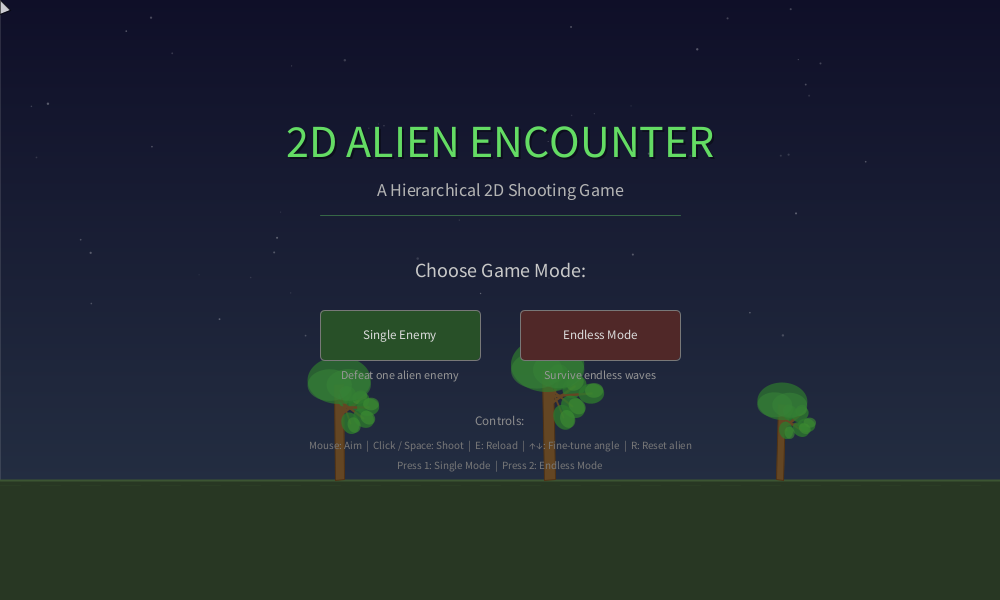
Frame 1 (no input)
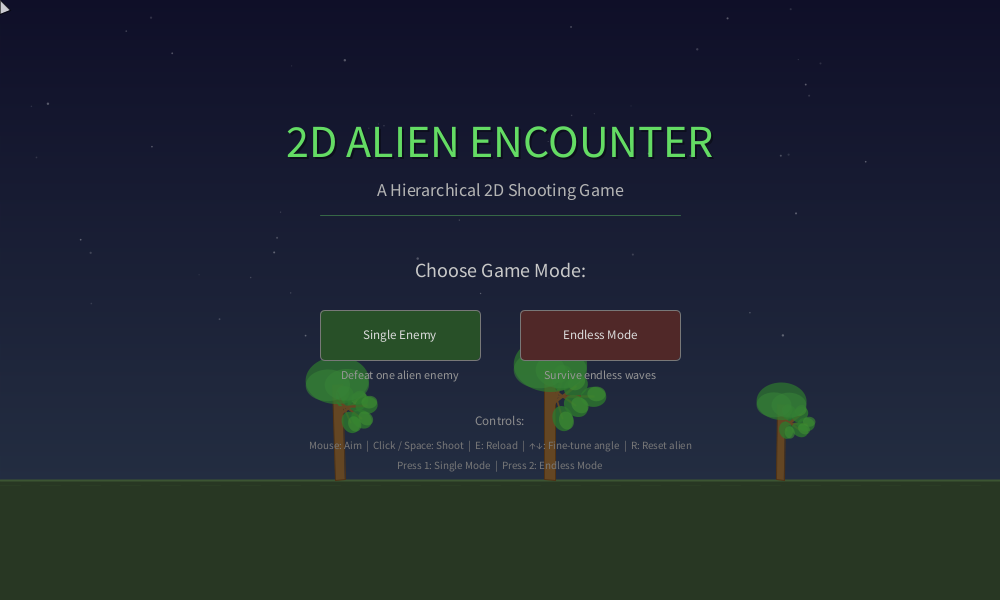
Frame 60 (the mouse pressed at the canvas centre just before this capture)
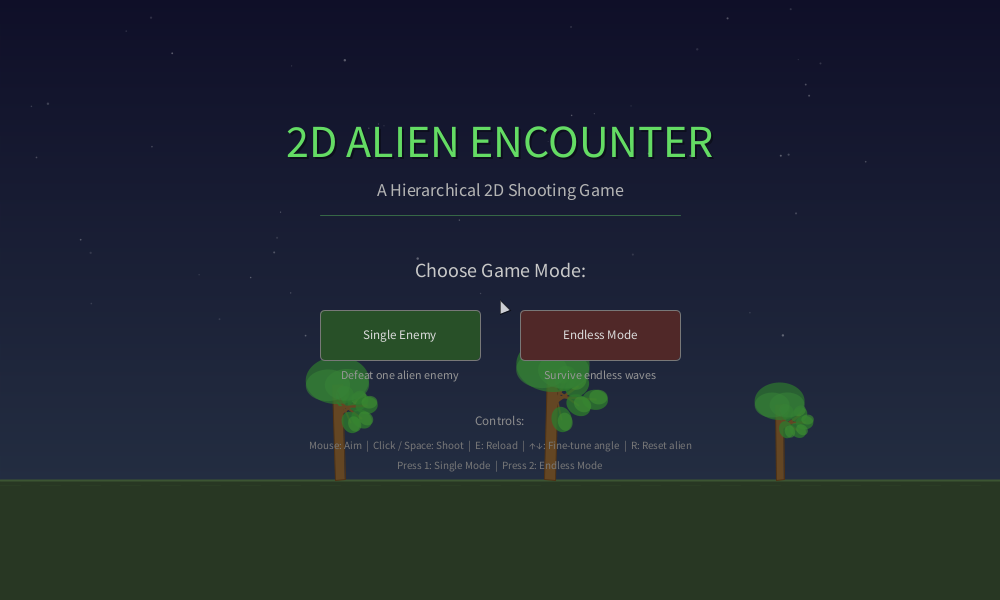
Frame 120 (the mouse held since frame 60 and released just before this capture)

The Processing sketch that drew these frames (run headless with seeded random() and noise(); from frame 60 on, the mouse is pressed at the canvas centre):

// Processing sketch: AlienEncounter
// ── AlienEncounter.pde
// ============================================================
// AlienEncounter.pde - MAIN SKETCH FILE
// 2D Alien Encounter - A Hierarchical 2D Shooting Game
//
// Project Requirements Met:
//   (a) ArrayList<Bullet> for dynamic projectile management
//   (b) Limb[] static array for fixed body parts, Tree[] for env
//   (c) Separate class files for each class
//   (d) 3-level hierarchy: Entity → GameCharacter → Human/Alien
//       Abstract classes: Entity, GameCharacter
//       Interface: Shootable
//   (e) pushMatrix()/popMatrix() stack for hierarchical transforms
//   (f) Custom movement methods: animate(), aimAt(), AI logic
//   (g) Mouse interaction: aiming, clicking to shoot
//   (h) Keyboard interaction: Space shoot, E reload, arrows, R reset
//   (i) Custom image filter with pixel-level manipulation
//   (j) 4 UI components:
//       - AmmoBar (custom #1)
//       - GunAngleSlider (custom #2)
//       - ResetButton (Processing sample #3)
//       - RolloverEffect (Processing sample #4)
//
// Hierarchy Structure:
//   Entity (abstract grandparent)
//     ├── GameCharacter (abstract parent, implements Shootable)
//     │     ├── Human (child - player)
//     │     └── Alien (child - enemy)
//     ├── Bullet (projectile)
//     └── Tree (environmental object)
//
// Shapes Used: Circle, Line, Rectangle, Triangle, Arc (5+)
//
// Game Modes:
//   1 - Single Enemy: Defeat one alien to win
//   2 - Endless Mode: Survive waves of aliens, track score
// ============================================================

GameManager gameManager;

void setup() {
  size(1000, 600);
  smooth();
  noCursor(); // We draw our own crosshair
  gameManager = new GameManager();
}

void draw() {
  gameManager.update();
  gameManager.display();
}

// ---- Mouse Event Handlers ----

void mousePressed() {
  gameManager.handleMousePressed();
}

void mouseReleased() {
  gameManager.handleMouseReleased();
}

void mouseDragged() {
  gameManager.handleMouseDragged();
}

// ---- Keyboard Event Handlers ----

void keyPressed() {
  gameManager.handleKeyPressed();
}

// ── Alien.pde
// ============================================================
// Alien.pde - CHILD CLASS (Level 3 of hierarchy)
// Extends GameCharacter → Entity (3-level inheritance)
// AI-controlled enemy that moves toward and shoots at the player
// ============================================================

class Alien extends GameCharacter {
  float targetX, targetY;     // Player position to aim at
  float stopX;                // X position where alien stops moving
  float bobOffset;            // Phase offset for idle bobbing
  float moveSpeed;            // Movement speed
  int shootTimer;             // Timer for AI shooting
  boolean isMoving;           // Whether alien is still walking
  float baseY;                // Ground Y (bob offset applied in display)

  // Constructor
  Alien(float spawnX, float groundY) {
    super(spawnX, groundY, 50, 20, color(50, 180, 50));
    this.facingRight = false;
    this.moveSpeed = 0.5 + random(1.0);
    this.bobOffset = random(TWO_PI);
    this.shootTimer = (int) random(90, 200);
    this.stopX = 350 + random(300);
    this.shootDelay = 20;
    this.bodyHeight = 65;
    this.headRadius = 14;
    this.gunLength = 16;
    this.baseY = groundY;
  }

  // Initialize the static Limb[] array for alien body parts
  void initLimbs() {
    limbs = new Limb[11];
    limbs[0]  = new Limb(bodyHeight, 0, 0, 0, color(50, 180, 50), 3, 0);
    limbs[1]  = new Limb(0, 0, 0, 0, color(180, 255, 180), 1, 1, headRadius*2, headRadius*2);
    limbs[2]  = new Limb(upperArmLen, 0, 0, 0, bodyColor, 2.5, 0);
    limbs[3]  = new Limb(lowerArmLen, 0, 0, 0, bodyColor, 2, 0);
    limbs[4]  = new Limb(gunLength, 0, 0, 0, color(120, 50, 50), 1, 2, 18, 6);
    limbs[5]  = new Limb(upperArmLen * 0.7, PI * 0.4, 0, 0, bodyColor, 2, 0);
    limbs[6]  = new Limb(lowerArmLen * 0.6, 0.2, 0, 0, bodyColor, 1.5, 0);
    limbs[7]  = new Limb(upperLegLen, PI/2 + 0.1, 0, 0, bodyColor, 3, 0);
    limbs[8]  = new Limb(lowerLegLen, -0.1, 0, 0, bodyColor, 2.5, 0);
    limbs[9]  = new Limb(upperLegLen, PI/2 - 0.1, 0, 0, bodyColor, 3, 0);
    limbs[10] = new Limb(lowerLegLen, 0.1, 0, 0, bodyColor, 2.5, 0);
  }

  // Set the target (player position) for aiming
  void setTarget(float tx, float ty) {
    this.targetX = tx;
    this.targetY = ty;
  }

  // Update alien AI: movement, aiming, shooting
  void update() {
    if (!alive) return;
    if (shootCooldown > 0) shootCooldown--;

    // Move toward stop position
    isMoving = x > stopX;
    if (isMoving) {
      x -= moveSpeed;
    }

    // Idle bob (applied via baseY to prevent drift)
    y = baseY + sin(frameCount * 0.03 + bobOffset) * 2;

    // Aim at player (from shoulder position)
    float shoulderY = y - bodyHeight;
    armAngle = atan2(targetY - shoulderY, targetX - x);
    // Add slight inaccuracy
    armAngle += sin(frameCount * 0.05 + bobOffset) * 0.08;

    // AI shooting logic
    shootTimer--;
    if (shootTimer <= 0 && !isMoving) {
      if (canShoot()) {
        shoot();
      }
      shootTimer = (int) random(80, 200);
    }

    // Auto-reload when out of ammo
    if (ammo <= 0) {
      reload();
    }

    updateBullets();
    animate();
  }

  // Walking and idle animation using limbs static array
  void animate() {
    if (limbs == null) return;

    if (isMoving) {
      // Walking cycle
      float walkCycle = sin(frameCount * 0.1 + bobOffset);
      limbs[7].angle = PI/2 + walkCycle * 0.3;
      limbs[8].angle = -walkCycle * 0.15;
      limbs[9].angle = PI/2 - walkCycle * 0.3;
      limbs[10].angle = walkCycle * 0.15;
      // Non-gun arm swing
      limbs[5].angle = PI * 0.4 + walkCycle * 0.2;
    } else {
      // Idle stance
      float sway = sin(frameCount * 0.04 + bobOffset) * 0.04;
      limbs[7].angle = PI/2 + 0.1 + sway;
      limbs[9].angle = PI/2 - 0.1 - sway;
      limbs[8].angle = -0.1;
      limbs[10].angle = 0.1;
      limbs[5].angle = PI * 0.4 + sin(frameCount * 0.03) * 0.05;
    }
  }

  // Interface method: fire a bullet toward the player
  void shoot() {
    if (canShoot()) {
      float totalLen = upperArmLen + lowerArmLen + gunLength + 3;
      float shoulderX = x;
      float shoulderY = y - bodyHeight;
      float tipX = shoulderX + cos(armAngle) * totalLen;
      float tipY = shoulderY + sin(armAngle) * totalLen;

      bullets.add(new Bullet(tipX, tipY, armAngle, false));
      ammo--;
      shootCooldown = shootDelay;
    }
  }

  // ---- HIERARCHICAL DISPLAY using pushMatrix/popMatrix ----
  void display() {
    if (!alive) return;

    pushMatrix();
    translate(x, y); // Position at HIP

    // === TORSO ===
    stroke(bodyColor);
    strokeWeight(limbs[0].thickness);
    line(0, 0, 0, -bodyHeight);

    // === HEAD with alien features ===
    pushMatrix();
      translate(0, -bodyHeight - headRadius);
      // Head shape
      fill(180, 255, 180);
      stroke(bodyColor);
      strokeWeight(1.5);
      ellipse(0, 0, headRadius * 2, headRadius * 2);           // Circle shape

      // Antenna stalks
      stroke(bodyColor);
      strokeWeight(2);
      line(-4, -headRadius, -10, -headRadius - 18);
      line(4, -headRadius, 10, -headRadius - 18);

      // Antenna tips (small circles)
      fill(255, 80, 80);
      noStroke();
      ellipse(-10, -headRadius - 18, 6, 6);
      ellipse(10, -headRadius - 18, 6, 6);

      // Alien ears/horns (TRIANGLE shapes)
      fill(50, 180, 50, 180);
      noStroke();
      triangle(-headRadius, -3, -headRadius - 8, -12, -headRadius - 2, -12);  // Triangle shape
      triangle(headRadius, -3, headRadius + 8, -12, headRadius + 2, -12);

      // Alien eyes (larger, oval)
      fill(20);
      noStroke();
      ellipse(-5, -2, 5, 7);
      ellipse(5, -2, 5, 7);

      // Eye glow
      fill(100, 255, 100, 100);
      ellipse(-5, -2, 3, 4);
      ellipse(5, -2, 3, 4);
    popMatrix();

    // === GUN ARM (hierarchical chain, aims at player) ===
    pushMatrix();
      translate(0, -bodyHeight);    // SHOULDER
      rotate(armAngle);             // Aim rotation

      stroke(bodyColor);
      strokeWeight(limbs[2].thickness);
      line(0, 0, upperArmLen, 0);   // Upper arm

      pushMatrix();
        translate(upperArmLen, 0);   // ELBOW

        strokeWeight(limbs[3].thickness);
        line(0, 0, lowerArmLen, 0); // Lower arm

        pushMatrix();
          translate(lowerArmLen, 0); // HAND

          // Alien gun
          fill(120, 50, 50);
          stroke(80, 30, 30);
          strokeWeight(1);
          rect(0, -3, gunLength, 6);                          // Rectangle shape

          // Gun glow tip
          if (shootCooldown > shootDelay - 3) {
            fill(255, 50, 50, 200);
            noStroke();
            ellipse(gunLength + 3, 0, 8, 8);
          }
        popMatrix();
      popMatrix();
    popMatrix();

    // === NON-GUN ARM ===
    pushMatrix();
      translate(0, -bodyHeight);
      rotate(limbs[5].angle);

      stroke(bodyColor);
      strokeWeight(limbs[5].thickness);
      line(0, 0, limbs[5].length, 0);

      pushMatrix();
        translate(limbs[5].length, 0);
        rotate(limbs[6].angle);
        strokeWeight(limbs[6].thickness);
        line(0, 0, limbs[6].length, 0);
      popMatrix();
    popMatrix();

    // === RIGHT LEG ===
    pushMatrix();
      translate(-7, 0);
      rotate(limbs[7].angle);

      stroke(bodyColor);
      strokeWeight(limbs[7].thickness);
      line(0, 0, limbs[7].length, 0);

      pushMatrix();
        translate(limbs[7].length, 0);
        rotate(limbs[8].angle);
        strokeWeight(limbs[8].thickness);
        line(0, 0, limbs[8].length, 0);
      popMatrix();
    popMatrix();

    // === LEFT LEG ===
    pushMatrix();
      translate(7, 0);
      rotate(limbs[9].angle);

      stroke(bodyColor);
      strokeWeight(limbs[9].thickness);
      line(0, 0, limbs[9].length, 0);

      pushMatrix();
        translate(limbs[9].length, 0);
        rotate(limbs[10].angle);
        strokeWeight(limbs[10].thickness);
        line(0, 0, limbs[10].length, 0);
      popMatrix();
    popMatrix();

    popMatrix(); // End CHARACTER transform

    // Health bar (red)
    drawHealthBar(50, 5, color(200, 50, 50));

    // Draw alien bullets
    drawBullets();
  }
}

// ── AmmoBar.pde
// ============================================================
// AmmoBar.pde - CUSTOM UI COMPONENT #1
// Displays ammo count as colored squares in a bar
// Built from scratch using basic shapes
// ============================================================

class AmmoBar {
  float x, y, w, h;

  // Constructor
  AmmoBar(float x, float y, float w, float h) {
    this.x = x;
    this.y = y;
    this.w = w;
    this.h = h;
  }

  // Draw the ammo bar
  void display(int currentAmmo, int maxAmmo, boolean isReloading) {
    pushMatrix();
    translate(x, y);

    // Label
    fill(200);
    textSize(11);
    textAlign(LEFT, BOTTOM);
    text("AMMO", 0, -4);

    // Background bar
    fill(30, 30, 40);
    stroke(80);
    strokeWeight(1);
    rect(0, 0, w, h, 3);

    // Individual ammo squares
    float padding = 3;
    float availableW = w - padding * 2;
    float squareGap = 1.5;
    float squareW = (availableW / maxAmmo) - squareGap;
    squareW = min(squareW, h - padding * 2);
    float squareH = h - padding * 2;

    for (int i = 0; i < maxAmmo; i++) {
      float sx = padding + i * (squareW + squareGap);
      float sy = padding;

      if (i < currentAmmo) {
        // Filled ammo: yellow gradient
        float t = map(i, 0, maxAmmo, 0.3, 1.0);
        fill(lerpColor(color(200, 160, 20), color(255, 230, 50), t));
      } else {
        // Empty slot: dark
        fill(40, 40, 50);
      }

      noStroke();
      rect(sx, sy, squareW, squareH, 1);
    }

    // Reload flash effect
    if (isReloading) {
      float flash = sin(frameCount * 0.3) * 0.5 + 0.5;
      fill(255, 200, 50, flash * 60);
      noStroke();
      rect(0, 0, w, h, 3);
    }

    // Border
    noFill();
    stroke(100);
    strokeWeight(1.5);
    rect(0, 0, w, h, 3);

    // Count text
    fill(isReloading ? color(255, 200, 50) : color(220));
    textSize(11);
    textAlign(LEFT, CENTER);
    String ammoText = isReloading ? "RELOADING" : currentAmmo + " / " + maxAmmo;
    text(ammoText, w + 8, h / 2);

    popMatrix();
  }
}

// ── Bullet.pde
// ============================================================
// Bullet.pde - PROJECTILE CLASS (extends Entity)
// Dynamic objects managed via ArrayList<Bullet>
// ============================================================

class Bullet extends Entity {
  float speed;           // Movement speed
  float angle;           // Direction of travel
  float size;            // Visual size
  boolean isPlayerBullet; // true = player's, false = enemy's
  float damage;          // Damage dealt on hit

  // Constructor
  Bullet(float x, float y, float angle, boolean isPlayerBullet) {
    super(x, y);
    this.angle = angle;
    this.isPlayerBullet = isPlayerBullet;
    this.speed = isPlayerBullet ? 12 : 6;
    this.size = isPlayerBullet ? 6 : 5;
    this.damage = isPlayerBullet ? 25 : 8;
  }

  // Move bullet and check bounds
  void update() {
    x += cos(angle) * speed;
    y += sin(angle) * speed;

    // Destroy if off-screen
    if (x < -50 || x > width + 50 || y < -50 || y > height + 50) {
      alive = false;
    }
  }

  // Draw bullet with trail effect
  void display() {
    pushMatrix();
    translate(x, y);
    rotate(angle);

    // Trail
    noFill();
    if (isPlayerBullet) {
      stroke(255, 200, 0, 80);
    } else {
      stroke(255, 50, 50, 80);
    }
    strokeWeight(2);
    line(0, 0, -size * 3, 0);

    // Bullet body (ellipse shape)
    noStroke();
    if (isPlayerBullet) {
      fill(255, 220, 50);
    } else {
      fill(255, 80, 80);
    }
    ellipse(0, 0, size, size * 0.6);

    // Bright center
    fill(255, 255, 255, 180);
    ellipse(0, 0, size * 0.4, size * 0.3);

    popMatrix();
  }
}

// ── Entity.pde
// ============================================================
// Entity.pde - ABSTRACT GRANDPARENT CLASS (Level 1 of hierarchy)
// Base class for all game entities (characters, bullets, trees)
// ============================================================

abstract class Entity {
  float x, y;       // Position
  boolean alive;     // Active state

  // Constructor
  Entity(float x, float y) {
    this.x = x;
    this.y = y;
    this.alive = true;
  }

  // Abstract methods - must be implemented by subclasses
  abstract void display();
  abstract void update();

  // Check if entity is alive
  boolean isAlive() {
    return alive;
  }

  // Set position
  void setPosition(float x, float y) {
    this.x = x;
    this.y = y;
  }

  // Calculate distance to another entity
  float distanceTo(Entity other) {
    return dist(x, y, other.x, other.y);
  }
}

// ── GameCharacter.pde
// ============================================================
// GameCharacter.pde - ABSTRACT PARENT CLASS (Level 2 of hierarchy)
// Extends Entity, implements Shootable interface
// Base for Human and Alien characters
// ============================================================

abstract class GameCharacter extends Entity implements Shootable {
  float health, maxHealth;
  int ammo, maxAmmo;
  float armAngle;              // Current arm/gun rotation
  Limb[] limbs;                // STATIC ARRAY for body parts
  ArrayList<Bullet> bullets;   // ARRAYLIST for dynamic projectiles
  color bodyColor;
  float speed;
  boolean facingRight;

  // Body measurements
  float bodyHeight = 70;
  float headRadius = 15;
  float upperArmLen = 30;
  float lowerArmLen = 25;
  float upperLegLen = 35;
  float lowerLegLen = 35;
  float gunLength = 20;

  // Shooting mechanics
  int shootCooldown = 0;
  int shootDelay = 15;

  // Constructor
  GameCharacter(float x, float y, float maxHealth, int maxAmmo, color bodyColor) {
    super(x, y);
    this.maxHealth = maxHealth;
    this.health = maxHealth;
    this.maxAmmo = maxAmmo;
    this.ammo = maxAmmo;
    this.armAngle = 0;
    this.bodyColor = bodyColor;
    this.speed = 2;
    this.facingRight = true;
    this.bullets = new ArrayList<Bullet>();
    initLimbs();
  }

  // Abstract methods for subclasses
  abstract void initLimbs();
  abstract void animate();

  // Take damage and check death
  void takeDamage(float dmg) {
    health -= dmg;
    if (health <= 0) {
      health = 0;
      alive = false;
    }
  }

  // Get health as percentage (0.0 to 1.0)
  float getHealthPercent() {
    return health / maxHealth;
  }

  // Interface method: can shoot if has ammo and cooldown is ready
  boolean canShoot() {
    return ammo > 0 && shootCooldown <= 0 && alive;
  }

  // Interface method: refill ammo
  void reload() {
    ammo = maxAmmo;
  }

  // Draw a health bar above the character
  void drawHealthBar(float barW, float barH, color barCol) {
    pushMatrix();
    translate(x - barW / 2, y - bodyHeight - headRadius * 2 - 25);

    // Background
    fill(50);
    noStroke();
    rect(0, 0, barW, barH);

    // Health fill
    fill(barCol);
    rect(0, 0, barW * getHealthPercent(), barH);

    // Border
    noFill();
    stroke(200);
    strokeWeight(1);
    rect(0, 0, barW, barH);

    popMatrix();
  }

  // Update all bullets owned by this character
  void updateBullets() {
    for (int i = bullets.size() - 1; i >= 0; i--) {
      Bullet b = bullets.get(i);
      b.update();
      if (!b.isAlive()) {
        bullets.remove(i);
      }
    }
  }

  // Draw all bullets owned by this character
  void drawBullets() {
    for (Bullet b : bullets) {
      b.display();
    }
  }
}

// ── GameManager.pde
// ============================================================
// GameManager.pde - GAME STATE MANAGER
// Controls game flow, modes, collision detection, spawning
// ============================================================

class GameManager {
  // Game states
  static final int STATE_MENU    = 0;
  static final int STATE_PLAYING = 1;
  static final int STATE_GAMEOVER = 2;
  static final int STATE_VICTORY = 3;

  // Game modes
  static final int MODE_SINGLE  = 0;
  static final int MODE_ENDLESS = 1;

  int gameState;
  int gameMode;

  // Game entities
  Human player;
  ArrayList<Alien> aliens;
  Tree[] trees;              // STATIC ARRAY for environment

  // UI components (4 total: 2 custom + 2 sample)
  AmmoBar ammoBar;           // Custom UI #1
  GunAngleSlider gunSlider;  // Custom UI #2
  ResetButton resetButton;   // Sample UI #3
  RolloverEffect rollover;   // Sample UI #4

  // Menu buttons
  ResetButton singleBtn;
  ResetButton endlessBtn;

  ImageFilter imgFilter;

  // Game variables
  int score;
  int spawnTimer;
  int groundY;
  int alienDifficulty;
  float starfieldOffset;

  // Constructor
  GameManager() {
    groundY = 480;
    gameState = STATE_MENU;
    gameMode = MODE_SINGLE;
    score = 0;
    starfieldOffset = 0;

    // Initialize background trees (static array)
    trees = new Tree[3];
    trees[0] = new Tree(550, groundY, 110);
    trees[1] = new Tree(780, groundY, 75);
    trees[2] = new Tree(340, groundY, 95);

    // Initialize UI components
    ammoBar     = new AmmoBar(20, 530, 220, 18);
    gunSlider   = new GunAngleSlider(20, 566, 180, 14);
    resetButton = new ResetButton(860, 545, 120, 32, "RESET GAME");
    rollover    = new RolloverEffect();
    imgFilter   = new ImageFilter();

    // Menu buttons
    singleBtn  = new ResetButton(320, 310, 160, 50, "Single Enemy",
                   color(40, 80, 40), color(60, 120, 60), color(220));
    endlessBtn = new ResetButton(520, 310, 160, 50, "Endless Mode",
                   color(80, 40, 40), color(120, 60, 60), color(220));
  }

  // Start a new game with the chosen mode
  void startGame(int mode) {
    gameMode = mode;
    gameState = STATE_PLAYING;
    score = 0;
    alienDifficulty = 0;

    // Create player at left side of screen
    player = new Human(150, groundY);
    aliens = new ArrayList<Alien>();

    // Spawn initial alien(s)
    if (mode == MODE_SINGLE) {
      Alien a = new Alien(800, groundY);
      a.health = 100;     // Tougher in single mode
      a.maxHealth = 100;
      aliens.add(a);
      spawnTimer = -1;     // No respawning
    } else {
      spawnAlien();
      spawnTimer = 200;
    }

    imgFilter.setGrayscale(false);
    imgFilter.redIntensity = 0;
    imgFilter.greenIntensity = 0;
  }

  // Spawn a new alien at the right edge
  void spawnAlien() {
    float spawnX = width + 30 + random(60);
    Alien a = new Alien(spawnX, groundY);

    // Scale difficulty in endless mode
    a.health = 30 + alienDifficulty * 3;
    a.maxHealth = a.health;
    a.moveSpeed = 0.6 + random(0.8) + alienDifficulty * 0.05;

    aliens.add(a);
  }

  // ---- MAIN UPDATE ----
  void update() {
    if (gameState != STATE_PLAYING) return;

    // Aim gun at mouse (unless slider is being dragged)
    if (!gunSlider.dragging) {
      player.aimAt(mouseX, mouseY);
    }

    player.update();

    // Update and process aliens
    for (int i = aliens.size() - 1; i >= 0; i--) {
      Alien a = aliens.get(i);
      a.setTarget(player.x, player.y - player.bodyHeight / 2);
      a.update();

      // --- Player bullets hitting this alien ---
      for (int j = player.bullets.size() - 1; j >= 0; j--) {
        Bullet b = player.bullets.get(j);
        float hitDist = dist(b.x, b.y, a.x, a.y - a.bodyHeight / 2);
        if (hitDist < 40) {
          a.takeDamage(b.damage);
          b.alive = false;
          player.bullets.remove(j);

          if (!a.isAlive()) {
            score += 100;
            alienDifficulty++;
            aliens.remove(i);
            break;
          }
        }
      }

      // --- Alien bullets hitting the player ---
      if (i < aliens.size() && aliens.get(i).isAlive()) {
        Alien al = aliens.get(i);
        for (int j = al.bullets.size() - 1; j >= 0; j--) {
          Bullet b = al.bullets.get(j);
          float hitDist = dist(b.x, b.y, player.x, player.y - player.bodyHeight / 2);
          if (hitDist < 35) {
            player.takeDamage(b.damage);
            b.alive = false;
            al.bullets.remove(j);
            imgFilter.triggerDamageFlash();

            if (!player.isAlive()) {
              gameState = STATE_GAMEOVER;
              imgFilter.setGrayscale(true);
            }
          }
        }
      }
    }

    // Remove dead aliens that may have been missed
    for (int i = aliens.size() - 1; i >= 0; i--) {
      if (!aliens.get(i).isAlive()) {
        aliens.remove(i);
      }
    }

    // Victory check (single mode)
    if (gameMode == MODE_SINGLE && aliens.isEmpty() && gameState == STATE_PLAYING) {
      gameState = STATE_VICTORY;
    }

    // Endless mode spawning
    if (gameMode == MODE_ENDLESS && gameState == STATE_PLAYING) {
      spawnTimer--;
      if (spawnTimer <= 0) {
        spawnAlien();
        // Spawn faster as difficulty increases
        spawnTimer = max(70, 200 - alienDifficulty * 8);
      }

      // Auto-reload in endless mode
      if (player.ammo <= 0 && !player.isReloading) {
        player.startReload();
      }
    }

    // Update environment
    for (int i = 0; i < trees.length; i++) {
      trees[i].update();
    }

    imgFilter.update();
  }

  // ---- MAIN DISPLAY ----
  void display() {
    // Sky gradient background
    drawBackground();

    if (gameState == STATE_MENU) {
      drawMenuTrees();
      displayMenu();
    } else {
      displayGame();

      if (gameState == STATE_GAMEOVER) {
        displayGameOver();
      } else if (gameState == STATE_VICTORY) {
        displayVictory();
      }
    }

    // Always draw a simple cursor so user can see pointer
    drawCursor();

    // Apply pixel-level image filter (damage flash / grayscale)
    imgFilter.apply();
  }

  // Draw gradient sky and ground
  void drawBackground() {
    // Sky gradient
    for (int i = 0; i < groundY; i++) {
      float t = map(i, 0, groundY, 0, 1);
      color c = lerpColor(color(15, 15, 40), color(35, 45, 65), t);
      stroke(c);
      line(0, i, width, i);
    }

    // Stars (subtle)
    noStroke();
    fill(255, 255, 255, 60);
    randomSeed(42); // Consistent star pattern
    for (int i = 0; i < 50; i++) {
      float sx = random(width);
      float sy = random(groundY * 0.7);
      float sz = random(1, 2.5);
      float twinkle = sin(frameCount * 0.02 + i) * 0.5 + 0.5;
      fill(255, 255, 255, 30 + twinkle * 50);
      ellipse(sx, sy, sz, sz);
    }
    randomSeed(millis()); // Restore random

    // Ground
    fill(40, 55, 35);
    noStroke();
    rect(0, groundY, width, height - groundY);

    // Ground line
    stroke(60, 85, 50);
    strokeWeight(2);
    line(0, groundY, width, groundY);

    // Ground texture lines
    stroke(50, 70, 40, 80);
    strokeWeight(1);
    for (int i = 0; i < width; i += 40) {
      line(i, groundY + 5, i + 20, groundY + 5);
    }
  }

  // Draw trees on menu screen
  void drawMenuTrees() {
    for (int i = 0; i < trees.length; i++) {
      trees[i].update();
      trees[i].display();
    }
  }

  // Display menu screen
  void displayMenu() {
    // Title shadow
    fill(0, 0, 0, 100);
    textSize(46);
    textAlign(CENTER, CENTER);
    text("2D ALIEN ENCOUNTER", width / 2 + 2, 142);

    // Title
    fill(100, 220, 100);
    text("2D ALIEN ENCOUNTER", width / 2, 140);

    // Subtitle
    fill(180);
    textSize(18);
    text("A Hierarchical 2D Shooting Game", width / 2, 190);

    // Decorative line
    stroke(100, 220, 100, 100);
    strokeWeight(1);
    line(width / 2 - 180, 215, width / 2 + 180, 215);

    // Mode selection label
    fill(200);
    textSize(20);
    text("Choose Game Mode:", width / 2, 270);

    // Mode buttons
    singleBtn.display();
    endlessBtn.display();

    // Mode descriptions
    fill(150);
    textSize(12);
    text("Defeat one alien enemy", 400, 375);
    text("Survive endless waves", 600, 375);

    // Controls info
    fill(140);
    textSize(13);
    text("Controls:", width / 2, 420);
    textSize(11);
    fill(120);
    text("Mouse: Aim  |  Click / Space: Shoot  |  E: Reload  |  ↑↓: Fine-tune angle  |  R: Reset alien", width / 2, 445);
    text("Press 1: Single Mode  |  Press 2: Endless Mode", width/2, 465);
  }

  // Display the active game
  void displayGame() {
    // Background trees
    for (int i = 0; i < trees.length; i++) {
      trees[i].display();
    }

    // Draw player
    player.display();

    // Draw aliens and check rollover
    rollover.reset();
    for (Alien a : aliens) {
      if (a.isAlive()) {
        a.display();
        // Check rollover for each alive alien
        rollover.checkRollover(a.x, a.y - a.bodyHeight / 2, 45);
      }
    }

    // Draw rollover highlight
    rollover.display();

    // Draw aiming crosshair
    if (gameState == STATE_PLAYING) {
      drawCrosshair();
    }

    // Draw UI panel
    drawUI();
  }

  // Draw crosshair at mouse position (during gameplay)
  void drawCrosshair() {
    noFill();
    stroke(255, 255, 0, 150);
    strokeWeight(1);
    float cSize = 12;
    // Cross lines
    line(mouseX - cSize, mouseY, mouseX + cSize, mouseY);
    line(mouseX, mouseY - cSize, mouseX, mouseY + cSize);
    // Outer ring
    ellipse(mouseX, mouseY, cSize * 2.5, cSize * 2.5);
  }

  // Draw a simple cursor arrow (menu / game-over screens)
  void drawCursor() {
    if (gameState == STATE_MENU || gameState == STATE_GAMEOVER || gameState == STATE_VICTORY) {
      fill(255, 255, 255, 200);
      noStroke();
      triangle(mouseX, mouseY, mouseX, mouseY + 14, mouseX + 10, mouseY + 10);
      stroke(0, 0, 0, 150);
      strokeWeight(1);
      noFill();
      triangle(mouseX, mouseY, mouseX, mouseY + 14, mouseX + 10, mouseY + 10);
    }
  }

  // Draw the UI panel at the bottom
  void drawUI() {
    // UI panel background
    fill(15, 15, 25, 220);
    noStroke();
    rect(0, 515, width, 85);

    // Separator line
    stroke(60, 60, 80);
    strokeWeight(1);
    line(0, 515, width, 515);

    // Ammo bar (Custom UI #1)
    ammoBar.display(player.ammo, player.maxAmmo, player.isReloading);

    // Gun angle slider (Custom UI #2)
    gunSlider.display(player.gunAngle);

    // Handle slider dragging
    if (gunSlider.dragging) {
      player.gunAngle = gunSlider.handleDrag();
    }

    // Reset button (Sample UI #3)
    resetButton.display();

    // Score display
    fill(255);
    textSize(16);
    textAlign(LEFT, TOP);
    text("SCORE: " + score, 20, 15);

    // Mode indicator
    String modeText = (gameMode == MODE_SINGLE) ? "SINGLE ENEMY" : "ENDLESS MODE";
    color modeColor = (gameMode == MODE_SINGLE) ? color(100, 200, 255) : color(255, 150, 100);
    fill(modeColor);
    textSize(14);
    textAlign(CENTER, TOP);
    text(modeText, width / 2, 15);

    // Health display
    fill(player.getHealthPercent() > 0.3 ? color(100, 255, 100) : color(255, 80, 80));
    textSize(14);
    textAlign(RIGHT, TOP);
    text("HP: " + (int)player.health + "/" + (int)player.maxHealth, width - 20, 15);

    // Aliens alive count (endless mode)
    if (gameMode == MODE_ENDLESS) {
      fill(200);
      textSize(12);
      textAlign(RIGHT, TOP);
      text("Aliens: " + aliens.size(), width - 20, 35);
    }

    // Controls reminder
    fill(80);
    textSize(9);
    textAlign(CENTER, BOTTOM);
    text("[Space/Click] Shoot   [E] Reload   [↑↓] Adjust   [R] Reset alien   [1/2] Mode", width / 2, height - 3);
  }

  // Game over overlay
  void displayGameOver() {
    // Dark overlay
    fill(0, 0, 0, 160);
    noStroke();
    rect(0, 0, width, height);

    // Game over text
    fill(255, 60, 60);
    textSize(52);
    textAlign(CENTER, CENTER);
    text("GAME OVER", width / 2, height / 2 - 50);

    // Score
    fill(255);
    textSize(26);
    text("Final Score: " + score, width / 2, height / 2 + 10);

    // Instructions
    fill(180);
    textSize(15);
    text("Click RESET or press R to return to menu", width / 2, height / 2 + 55);
  }

  // Victory overlay
  void displayVictory() {
    // Light overlay
    fill(0, 0, 0, 100);
    noStroke();
    rect(0, 0, width, height);

    // Victory text
    fill(80, 255, 80);
    textSize(52);
    textAlign(CENTER, CENTER);
    text("VICTORY!", width / 2, height / 2 - 50);

    // Message
    fill(255);
    textSize(22);
    text("You defeated the alien!", width / 2, height / 2 + 10);

    // Instructions
    fill(180);
    textSize(15);
    text("Click RESET or press R to return to menu", width / 2, height / 2 + 55);
  }

  // ---- INPUT HANDLERS ----

  void handleMousePressed() {
    if (gameState == STATE_MENU) {
      singleBtn.press();
      endlessBtn.press();
    } else if (gameState == STATE_PLAYING) {
      // Check UI interactions first
      if (resetButton.isMouseOver()) {
        resetButton.press();
      } else if (gunSlider.isMouseOver()) {
        gunSlider.press();
      } else {
        // Shoot if clicking in game area
        player.shoot();
      }
    } else {
      // Game over or victory
      resetButton.press();
    }
  }

  void handleMouseReleased() {
    // Menu buttons
    if (gameState == STATE_MENU) {
      if (singleBtn.release()) {
        startGame(MODE_SINGLE);
        return;
      }
      if (endlessBtn.release()) {
        startGame(MODE_ENDLESS);
        return;
      }
    }

    // Reset button (available in all states except menu)
    if (gameState != STATE_MENU) {
      if (resetButton.release()) {
        resetToMenu();
        return;
      }
    }

    // Release slider drag
    gunSlider.release();
  }

  void handleMouseDragged() {
    if (gameState == STATE_PLAYING && gunSlider.dragging) {
      player.gunAngle = gunSlider.handleDrag();
    }
  }

  void handleKeyPressed() {
    // Mode selection from any state
    if (key == '1') { startGame(MODE_SINGLE); return; }
    if (key == '2') { startGame(MODE_ENDLESS); return; }

    if (gameState == STATE_PLAYING) {
      // Shoot
      if (key == ' ') {
        player.shoot();
      }

      // Reload
      if (key == 'e' || key == 'E') {
        player.startReload();
      }

      // Fine-tune gun angle with arrow keys
      if (keyCode == UP) {
        player.gunAngle = constrain(player.gunAngle - 0.05, -PI/2, PI/3);
      }
      if (keyCode == DOWN) {
        player.gunAngle = constrain(player.gunAngle + 0.05, -PI/2, PI/3);
      }

      // Reset alien positions
      if (key == 'r' || key == 'R') {
        for (Alien a : aliens) {
          a.x = 700 + random(200);
          a.y = groundY;
          a.health = a.maxHealth;
          a.alive = true;
        }
      }
    }

    // Reset from game over / victory
    if (gameState == STATE_GAMEOVER || gameState == STATE_VICTORY) {
      if (key == 'r' || key == 'R') {
        resetToMenu();
      }
    }
  }

  // Return to main menu
  void resetToMenu() {
    gameState = STATE_MENU;
    imgFilter.setGrayscale(false);
    imgFilter.redIntensity = 0;
    imgFilter.greenIntensity = 0;
    score = 0;
  }
}

// ── GunAngleSlider.pde
// ============================================================
// GunAngleSlider.pde - CUSTOM UI COMPONENT #2
// A slider that controls and displays gun aim angle
// Built from scratch with custom arc indicator
// ============================================================

class GunAngleSlider {
  float x, y, w, h;
  float minAngle, maxAngle;
  float currentAngle;
  boolean dragging;

  // Constructor
  GunAngleSlider(float x, float y, float w, float h) {
    this.x = x;
    this.y = y;
    this.w = w;
    this.h = h;
    this.minAngle = -PI / 2;
    this.maxAngle = PI / 3;
    this.currentAngle = 0;
    this.dragging = false;
  }

  // Draw the slider UI
  void display(float angle) {
    this.currentAngle = angle;

    pushMatrix();
    translate(x, y);

    // Label
    fill(200);
    textSize(11);
    textAlign(LEFT, BOTTOM);
    text("GUN ANGLE", 0, -4);

    // Track background
    fill(30, 30, 40);
    stroke(80);
    strokeWeight(1);
    rect(0, 0, w, h, 8);

    // Calculate handle position
    float normalized = map(currentAngle, minAngle, maxAngle, 0, 1);
    normalized = constrain(normalized, 0, 1);

    // Gradient fill bar
    for (int i = 0; i < (int)(w * normalized) - 1; i++) {
      float t = map(i, 0, w, 0, 1);
      color c = lerpColor(color(50, 140, 255), color(255, 120, 50), t);
      stroke(c);
      strokeWeight(1);
      line(i + 1, 2, i + 1, h - 2);
    }

    // Handle (circle on track)
    float handleX = normalized * (w - 4) + 2;
    // Handle glow
    if (dragging) {
      fill(255, 180, 80, 60);
      noStroke();
      ellipse(handleX, h / 2, h + 14, h + 14);
    }
    // Handle body
    fill(dragging ? color(255, 200, 100) : color(220));
    stroke(dragging ? color(255, 180, 50) : color(160));
    strokeWeight(1.5);
    ellipse(handleX, h / 2, h + 4, h + 4);

    // Small tick marks on track
    for (int i = 0; i <= 4; i++) {
      float tx = map(i, 0, 4, 4, w - 4);
      stroke(80);
      strokeWeight(1);
      line(tx, h - 1, tx, h + 2);
    }

    // --- Arc angle indicator ---
    pushMatrix();
      translate(w + 35, h / 2);
      float arcR = 18;

      // Background arc (full range)
      noFill();
      stroke(60);
      strokeWeight(1.5);
      arc(0, 0, arcR * 2, arcR * 2, minAngle, maxAngle);       // Arc shape (Shape 5)

      // Active arc (current angle)
      stroke(100, 200, 255);
      strokeWeight(2);
      if (currentAngle >= 0) {
        arc(0, 0, arcR * 2, arcR * 2, 0, currentAngle);
      } else {
        arc(0, 0, arcR * 2, arcR * 2, currentAngle, 0);
      }

      // Direction line
      stroke(255, 180, 50);
      strokeWeight(2);
      line(0, 0, cos(currentAngle) * arcR, sin(currentAngle) * arcR);

      // Endpoint dot
      fill(255, 180, 50);
      noStroke();
      ellipse(cos(currentAngle) * arcR, sin(currentAngle) * arcR, 5, 5);
    popMatrix();

    // Angle text
    fill(180);
    textSize(10);
    textAlign(LEFT, CENTER);
    text(nf(degrees(currentAngle), 0, 1) + "°", w + 58, h / 2);

    popMatrix();
  }

  // Check if mouse is hovering over the slider
  boolean isMouseOver() {
    return mouseX >= x && mouseX <= x + w &&
           mouseY >= y - 3 && mouseY <= y + h + 3;
  }

  // Handle drag input and return new angle
  float handleDrag() {
    if (dragging) {
      float normalized = constrain((mouseX - x) / w, 0, 1);
      return map(normalized, 0, 1, minAngle, maxAngle);
    }
    return currentAngle;
  }

  // Start dragging
  void press() {
    if (isMouseOver()) {
      dragging = true;
    }
  }

  // Stop dragging
  void release() {
    dragging = false;
  }
}

// ── Human.pde
// ============================================================
// Human.pde - CHILD CLASS (Level 3 of hierarchy)
// Extends GameCharacter → Entity (3-level inheritance)
// Player-controlled human character with gun aiming
// ============================================================

class Human extends GameCharacter {
  // Limb indices in the static array:
  // 0: body(torso), 1: head, 2: R upper arm, 3: R lower arm
  // 4: gun, 5: L upper arm, 6: L lower arm
  // 7: R upper leg, 8: R lower leg, 9: L upper leg, 10: L lower leg

  float gunAngle;        // Aim angle controlled by mouse/slider
  int reloadTimer;       // Timer for reload delay
  boolean isReloading;

  // Constructor - position is the HIP location
  Human(float x, float y) {
    super(x, y, 100, 30, color(70, 130, 180));
    this.gunAngle = 0;
    this.facingRight = true;
    this.shootDelay = 10;
    this.reloadTimer = 0;
    this.isReloading = false;
  }

  // Initialize the static Limb[] array with 11 body parts
  void initLimbs() {
    limbs = new Limb[11];
    limbs[0]  = new Limb(bodyHeight, 0, 0, 0, color(70, 130, 180), 3, 0);                    // torso
    limbs[1]  = new Limb(0, 0, 0, 0, color(200, 200, 210), 1, 1, headRadius*2, headRadius*2); // head
    limbs[2]  = new Limb(upperArmLen, 0, 0, 0, bodyColor, 3, 0);                              // R upper arm
    limbs[3]  = new Limb(lowerArmLen, 0, 0, 0, bodyColor, 2.5, 0);                            // R lower arm
    limbs[4]  = new Limb(gunLength, 0, 0, 0, color(80), 1, 2, 22, 8);                         // gun
    limbs[5]  = new Limb(upperArmLen * 0.8, PI * 0.6, 0, 0, bodyColor, 2, 0);                 // L upper arm
    limbs[6]  = new Limb(lowerArmLen * 0.7, 0.3, 0, 0, bodyColor, 2, 0);                      // L lower arm
    limbs[7]  = new Limb(upperLegLen, PI/2 + 0.15, 0, 0, bodyColor, 3, 0);                    // R upper leg
    limbs[8]  = new Limb(lowerLegLen, -0.15, 0, 0, bodyColor, 2.5, 0);                        // R lower leg
    limbs[9]  = new Limb(upperLegLen, PI/2 - 0.15, 0, 0, bodyColor, 3, 0);                    // L upper leg
    limbs[10] = new Limb(lowerLegLen, 0.15, 0, 0, bodyColor, 2.5, 0);                         // L lower leg
  }

  // Update player state
  void update() {
    if (!alive) return;

    if (shootCooldown > 0) shootCooldown--;

    // Handle reload timer
    if (isReloading) {
      reloadTimer--;
      if (reloadTimer <= 0) {
        ammo = maxAmmo;
        isReloading = false;
      }
    }

    updateBullets();
    animate();
  }

  // Idle animation: subtle leg sway
  void animate() {
    if (limbs == null) return;
    float sway = sin(frameCount * 0.05) * 0.05;
    limbs[7].angle = PI/2 + 0.15 + sway;
    limbs[9].angle = PI/2 - 0.15 - sway;

    // Subtle left arm sway
    limbs[5].angle = PI * 0.6 + sin(frameCount * 0.03) * 0.03;
  }

  // Aim gun toward a target point (mouse position)
  void aimAt(float targetX, float targetY) {
    float shoulderX = x;
    float shoulderY = y - bodyHeight;
    gunAngle = atan2(targetY - shoulderY, targetX - shoulderX);
    gunAngle = constrain(gunAngle, -PI/2, PI/3);
  }

  // Interface method: fire a bullet from the gun tip
  void shoot() {
    if (canShoot() && !isReloading) {
      float totalLen = upperArmLen + lowerArmLen + gunLength + 5;
      float shoulderX = x;
      float shoulderY = y - bodyHeight;
      float tipX = shoulderX + cos(gunAngle) * totalLen;
      float tipY = shoulderY + sin(gunAngle) * totalLen;

      bullets.add(new Bullet(tipX, tipY, gunAngle, true));
      ammo--;
      shootCooldown = shootDelay;
    }
  }

  // Start reload process
  void startReload() {
    if (!isReloading && ammo < maxAmmo) {
      isReloading = true;
      reloadTimer = 45; // ~0.75 seconds at 60fps
    }
  }

  // ---- HIERARCHICAL DISPLAY using pushMatrix/popMatrix ----
  void display() {
    if (!alive) return;

    pushMatrix();
    translate(x, y); // Position at HIP

    // === TORSO (body line from hip UP to shoulder) ===
    stroke(bodyColor);
    strokeWeight(limbs[0].thickness);
    line(0, 0, 0, -bodyHeight);

    // === HEAD (circle at top) ===
    pushMatrix();
      translate(0, -bodyHeight - headRadius);
      fill(200, 200, 210);
      stroke(bodyColor);
      strokeWeight(1.5);
      ellipse(0, 0, headRadius * 2, headRadius * 2);        // Shape 1: Circle
      // Eyes
      fill(40);
      noStroke();
      ellipse(-4, -2, 3, 3);
      ellipse(4, -2, 3, 3);
      // Mouth
      stroke(80);
      strokeWeight(1);
      line(-3, 4, 3, 4);                                     // Shape 2: Line
    popMatrix();

    // === RIGHT ARM - GUN ARM (hierarchical chain) ===
    pushMatrix();
      translate(0, -bodyHeight);          // Move to SHOULDER
      rotate(gunAngle);                   // Rotate entire arm chain

      // Upper arm
      stroke(bodyColor);
      strokeWeight(limbs[2].thickness);
      line(0, 0, upperArmLen, 0);                            // Shape 2: Line

      pushMatrix();
        translate(upperArmLen, 0);        // Move to ELBOW

        // Lower arm (forearm)
        strokeWeight(limbs[3].thickness);
        line(0, 0, lowerArmLen, 0);

        pushMatrix();
          translate(lowerArmLen, 0);      // Move to HAND

          // Gun body
          fill(80, 80, 90);
          stroke(50);
          strokeWeight(1);
          rect(0, -4, gunLength, 8);                         // Shape 3: Rectangle

          // Gun barrel (extended)
          fill(60, 60, 70);
          rect(gunLength - 2, -2.5, 10, 5);

          // Muzzle flash hint
          if (shootCooldown > shootDelay - 3) {
            fill(255, 200, 50, 200);
            noStroke();
            triangle(gunLength + 8, -5, gunLength + 15, 0, gunLength + 8, 5); // Shape 4: Triangle
          }

        popMatrix();                     // End HAND
      popMatrix();                       // End ELBOW
    popMatrix();                         // End SHOULDER (right arm)

    // === LEFT ARM (non-gun arm, hanging) ===
    pushMatrix();
      translate(0, -bodyHeight);          // SHOULDER
      rotate(limbs[5].angle);             // Hanging angle from limbs array

      stroke(bodyColor);
      strokeWeight(limbs[5].thickness);
      line(0, 0, limbs[5].length, 0);

      pushMatrix();
        translate(limbs[5].length, 0);    // ELBOW
        rotate(limbs[6].angle);
        strokeWeight(limbs[6].thickness);
        line(0, 0, limbs[6].length, 0);
      popMatrix();
    popMatrix();

    // === RIGHT LEG (hierarchical: upper → knee → lower) ===
    pushMatrix();
      translate(-8, 0);                   // Offset from HIP center
      rotate(limbs[7].angle);             // Angle from limbs static array

      stroke(bodyColor);
      strokeWeight(limbs[7].thickness);
      line(0, 0, limbs[7].length, 0);     // Upper leg

      pushMatrix();
        translate(limbs[7].length, 0);     // KNEE
        rotate(limbs[8].angle);
        strokeWeight(limbs[8].thickness);
        line(0, 0, limbs[8].length, 0);   // Lower leg
      popMatrix();
    popMatrix();

    // === LEFT LEG ===
    pushMatrix();
      translate(8, 0);
      rotate(limbs[9].angle);

      stroke(bodyColor);
      strokeWeight(limbs[9].thickness);
      line(0, 0, limbs[9].length, 0);

      pushMatrix();
        translate(limbs[9].length, 0);
        rotate(limbs[10].angle);
        strokeWeight(limbs[10].thickness);
        line(0, 0, limbs[10].length, 0);
      popMatrix();
    popMatrix();

    popMatrix(); // End CHARACTER transform

    // Health bar (green)
    drawHealthBar(60, 6, color(50, 200, 50));

    // Draw bullets
    drawBullets();

    // Reload indicator
    if (isReloading) {
      fill(255, 200, 50);
      textSize(12);
      textAlign(CENTER);
      text("RELOADING...", x, y - bodyHeight - headRadius * 2 - 35);
    }
  }
}

// ── ImageFilter.pde
// ============================================================
// ImageFilter.pde - CUSTOM IMAGE FILTER
// Pixel-level manipulation using loadPixels()/updatePixels()
// Applies damage flash (red tint) and game-over (grayscale)
// ============================================================

class ImageFilter {
  float redIntensity;       // Red tint strength (damage flash)
  float greenIntensity;     // Green tint strength (heal flash)
  boolean grayscaleActive;  // Grayscale mode (game over)
  int effectDuration;       // Remaining frames for tint effect

  // Constructor
  ImageFilter() {
    redIntensity = 0;
    greenIntensity = 0;
    grayscaleActive = false;
    effectDuration = 0;
  }

  // Trigger a red damage flash
  void triggerDamageFlash() {
    redIntensity = 120;
    effectDuration = 18;
  }

  // Trigger a green heal flash
  void triggerHealFlash() {
    greenIntensity = 80;
    effectDuration = 12;
  }

  // Enable/disable grayscale (game over effect)
  void setGrayscale(boolean active) {
    grayscaleActive = active;
  }

  // Decay the flash effects over time
  void update() {
    if (effectDuration > 0) {
      effectDuration--;
      redIntensity *= 0.82;
      greenIntensity *= 0.82;
    } else {
      redIntensity = 0;
      greenIntensity = 0;
    }
  }

  // Apply the filter to the entire screen (pixel-level manipulation)
  void apply() {
    boolean hasRed = redIntensity > 2;
    boolean hasGreen = greenIntensity > 2;

    if (!hasRed && !hasGreen && !grayscaleActive) return;

    loadPixels();

    for (int i = 0; i < pixels.length; i++) {
      float r = (pixels[i] >> 16) & 0xFF;
      float g = (pixels[i] >> 8) & 0xFF;
      float b = pixels[i] & 0xFF;

      // Grayscale conversion (weighted luminance)
      if (grayscaleActive) {
        float gray = 0.299 * r + 0.587 * g + 0.114 * b;
        // Slight blue tint for dramatic effect
        r = constrain(gray * 0.85, 0, 255);
        g = constrain(gray * 0.85, 0, 255);
        b = constrain(gray * 1.0, 0, 255);
      }

      // Red tint (damage)
      if (hasRed) {
        r = constrain(r + redIntensity, 0, 255);
        g = constrain(g - redIntensity * 0.4, 0, 255);
        b = constrain(b - redIntensity * 0.4, 0, 255);
      }

      // Green tint (heal/pickup)
      if (hasGreen) {
        g = constrain(g + greenIntensity, 0, 255);
        r = constrain(r - greenIntensity * 0.2, 0, 255);
        b = constrain(b - greenIntensity * 0.2, 0, 255);
      }

      pixels[i] = color(r, g, b);
    }

    updatePixels();
  }
}

// ── Limb.pde
// ============================================================
// Limb.pde - BODY PART CLASS
// Represents a hierarchical limb/body part with properties
// Used in static arrays (Limb[]) for character construction
// ============================================================

class Limb {
  float length;          // Length of the limb
  float angle;           // Current rotation angle
  float offsetX, offsetY; // Offset from parent attachment point
  color limbColor;       // Color of the limb
  float thickness;       // Stroke weight
  int limbType;          // 0=line, 1=ellipse(head), 2=rect(gun)
  float limbWidth;       // Width for ellipse/rect types
  float limbHeight;      // Height for ellipse/rect types

  // Constructor for line-type limbs
  Limb(float length, float angle, float offsetX, float offsetY,
       color limbColor, float thickness, int limbType) {
    this.length = length;
    this.angle = angle;
    this.offsetX = offsetX;
    this.offsetY = offsetY;
    this.limbColor = limbColor;
    this.thickness = thickness;
    this.limbType = limbType;
    this.limbWidth = 0;
    this.limbHeight = 0;
  }

  // Constructor for shape-type limbs (ellipse, rect)
  Limb(float length, float angle, float offsetX, float offsetY,
       color limbColor, float thickness, int limbType, float w, float h) {
    this(length, angle, offsetX, offsetY, limbColor, thickness, limbType);
    this.limbWidth = w;
    this.limbHeight = h;
  }

  // Draw the limb shape
  void drawLimb() {
    switch (limbType) {
      case 0: // Line
        stroke(limbColor);
        strokeWeight(thickness);
        line(0, 0, length, 0);
        break;
      case 1: // Ellipse (head)
        fill(limbColor);
        stroke(limbColor);
        strokeWeight(1);
        ellipse(0, 0, limbWidth, limbHeight);
        break;
      case 2: // Rectangle (gun)
        fill(limbColor);
        noStroke();
        rect(0, -limbHeight / 2, limbWidth, limbHeight);
        break;
    }
  }
}

// ── ResetButton.pde
// ============================================================
// ResetButton.pde - UI COMPONENT #3 (Processing Sample Style)
// Simple rectangular button with hover and press states
// Based on Processing button example pattern
// ============================================================

class ResetButton {
  float x, y, w, h;
  String label;
  boolean over;
  boolean pressed;
  color baseColor, hoverColor, pressColor, textColor;

  // Constructor
  ResetButton(float x, float y, float w, float h, String label) {
    this.x = x;
    this.y = y;
    this.w = w;
    this.h = h;
    this.label = label;
    this.over = false;
    this.pressed = false;
    this.baseColor = color(55, 55, 70);
    this.hoverColor = color(80, 80, 100);
    this.pressColor = color(40, 40, 55);
    this.textColor = color(220);
  }

  // Alternate constructor with custom colors
  ResetButton(float x, float y, float w, float h, String label,
              color baseCol, color hoverCol, color textCol) {
    this(x, y, w, h, label);
    this.baseColor = baseCol;
    this.hoverColor = hoverCol;
    this.textColor = textCol;
  }

  // Update and draw button
  void display() {
    over = isMouseOver();

    // Choose fill based on state
    if (pressed && over) {
      fill(pressColor);
    } else if (over) {
      fill(hoverColor);
    } else {
      fill(baseColor);
    }

    // Border
    stroke(over ? 180 : 120);
    strokeWeight(over ? 2 : 1);
    rect(x, y, w, h, 5);

    // Label text
    fill(over ? 255 : textColor);
    textSize(13);
    textAlign(CENTER, CENTER);
    text(label, x + w / 2, y + h / 2 - 1);
  }

  // Check if mouse is over button
  boolean isMouseOver() {
    return mouseX >= x && mouseX <= x + w &&
           mouseY >= y && mouseY <= y + h;
  }

  // Handle press event
  void press() {
    if (over) pressed = true;
  }

  // Handle release event - returns true if button was clicked
  boolean release() {
    boolean wasClicked = pressed && over;
    pressed = false;
    return wasClicked;
  }
}

// ── RolloverEffect.pde
// ============================================================
// RolloverEffect.pde - UI COMPONENT #4 (Processing Sample Style)
// Highlights alien when mouse hovers near it
// Based on Processing rollover example pattern
// ============================================================

class RolloverEffect {
  boolean active;
  float targetX, targetY;
  float radius;
  float pulsePhase;

  // Constructor
  RolloverEffect() {
    this.active = false;
    this.radius = 50;
    this.pulsePhase = 0;
  }

  // Check if mouse is hovering near an entity
  void checkRollover(float entityX, float entityCenterY, float entityRadius) {
    float d = dist(mouseX, mouseY, entityX, entityCenterY);
    if (d < entityRadius + 20) {
      active = true;
      targetX = entityX;
      targetY = entityCenterY;
      radius = entityRadius;
    }
  }

  // Reset rollover state (call before checking each frame)
  void reset() {
    active = false;
  }

  // Draw the rollover highlight effect
  void display() {
    if (!active) return;
    pulsePhase += 0.08;

    float pulse = sin(pulsePhase) * 5;
    float r = radius + 15 + pulse;

    // Pulsing ring
    noFill();
    stroke(255, 255, 0, 120 + sin(pulsePhase) * 40);
    strokeWeight(2);
    ellipse(targetX, targetY, r * 2, r * 2);

    // Inner subtle ring
    stroke(255, 255, 0, 60);
    strokeWeight(1);
    ellipse(targetX, targetY, (r - 8) * 2, (r - 8) * 2);

    // Corner targeting brackets
    float s = r + 5;
    float bracketLen = 12;
    stroke(255, 255, 0, 200);
    strokeWeight(2);

    // Top-left bracket
    line(targetX - s, targetY - s, targetX - s + bracketLen, targetY - s);
    line(targetX - s, targetY - s, targetX - s, targetY - s + bracketLen);

    // Top-right bracket
    line(targetX + s, targetY - s, targetX + s - bracketLen, targetY - s);
    line(targetX + s, targetY - s, targetX + s, targetY - s + bracketLen);

    // Bottom-left bracket
    line(targetX - s, targetY + s, targetX - s + bracketLen, targetY + s);
    line(targetX - s, targetY + s, targetX - s, targetY + s - bracketLen);

    // Bottom-right bracket
    line(targetX + s, targetY + s, targetX + s - bracketLen, targetY + s);
    line(targetX + s, targetY + s, targetX + s, targetY + s - bracketLen);

    // "TARGET" label above
    fill(255, 255, 0, 180);
    noStroke();
    textSize(10);
    textAlign(CENTER, BOTTOM);
    text("TARGET", targetX, targetY - s - 8);

    // Distance indicator
    float mouseDist = dist(mouseX, mouseY, targetX, targetY);
    textSize(9);
    fill(255, 255, 0, 140);
    text("DIST: " + nf(mouseDist, 0, 0), targetX, targetY + s + 18);
  }
}

// ── Shootable.pde
// ============================================================
// Shootable.pde - INTERFACE CLASS
// Defines contract for entities that can shoot projectiles
// ============================================================

interface Shootable {
  void shoot();
  boolean canShoot();
  void reload();
}

// ── Tree.pde
// ============================================================
// Tree.pde - ENVIRONMENTAL HIERARCHICAL OBJECT (extends Entity)
// 3rd hierarchical object requirement: tree with trunk, branches, leaves
// Uses pushMatrix/popMatrix and Limb[] static array for branches
// ============================================================

class Tree extends Entity {
  float trunkHeight;
  float trunkWidth;
  float leafRadius;
  Limb[] branches;       // STATIC ARRAY for tree branches
  int numBranches;
  float swayAngle;
  color trunkColor;
  color leafColor;

  // Constructor
  Tree(float x, float y, float trunkHeight) {
    super(x, y);
    this.trunkHeight = trunkHeight;
    this.trunkWidth = max(6, trunkHeight / 10);
    this.leafRadius = trunkHeight / 3;
    this.numBranches = 5;
    this.swayAngle = 0;
    this.trunkColor = color(100, 70, 35);
    this.leafColor = color(45, 120, 45);
    branches = new Limb[numBranches];
    initBranches();
  }

  // Initialize branch static array
  void initBranches() {
    for (int i = 0; i < numBranches; i++) {
      float angle = map(i, 0, numBranches - 1, -PI/2.5, PI/2.5);
      float len = trunkHeight * 0.25 + random(trunkHeight * 0.15);
      branches[i] = new Limb(len, angle, 0, 0, trunkColor, max(1.5, 3 - i * 0.3), 0);
    }
  }

  // Gentle wind sway animation
  void update() {
    swayAngle = sin(frameCount * 0.015 + x * 0.01) * 0.03;
  }

  // Hierarchical tree drawing
  void display() {
    pushMatrix();
    translate(x, y);
    rotate(swayAngle);              // Whole tree sways

    // === TRUNK (rectangle) ===
    fill(trunkColor);
    stroke(80, 50, 20);
    strokeWeight(1);
    rect(-trunkWidth / 2, -trunkHeight, trunkWidth, trunkHeight);

    // === BRANCHES (hierarchical from trunk) ===
    pushMatrix();
      translate(0, -trunkHeight * 0.6); // Branch origin on trunk

      for (int i = 0; i < numBranches; i++) {
        pushMatrix();
          float branchY = -i * (trunkHeight * 0.08);
          translate(0, branchY);

          // Each branch sways slightly differently
          float branchSway = swayAngle * (1.5 + i * 0.3) * (i % 2 == 0 ? 1 : -1);
          rotate(branches[i].angle + branchSway);

          // Draw branch line
          stroke(trunkColor);
          strokeWeight(branches[i].thickness);
          line(0, 0, branches[i].length, 0);

          // === LEAVES at end of branch (ellipses) ===
          pushMatrix();
            translate(branches[i].length, 0);
            noStroke();
            fill(leafColor, 200);
            ellipse(0, 0, leafRadius * 0.7, leafRadius * 0.55);
            fill(60, 140, 50, 160);
            ellipse(3, -3, leafRadius * 0.5, leafRadius * 0.4);
          popMatrix();

        popMatrix();
      }
    popMatrix();

    // === MAIN CANOPY (large leaf cluster) ===
    pushMatrix();
      translate(0, -trunkHeight - leafRadius * 0.15);
      noStroke();
      fill(leafColor, 180);
      ellipse(0, 0, leafRadius * 2, leafRadius * 1.5);
      fill(55, 130, 55, 150);
      ellipse(-leafRadius * 0.3, leafRadius * 0.15, leafRadius * 1.4, leafRadius);
      ellipse(leafRadius * 0.3, leafRadius * 0.15, leafRadius * 1.4, leafRadius);
    popMatrix();

    popMatrix(); // End tree
  }
}
